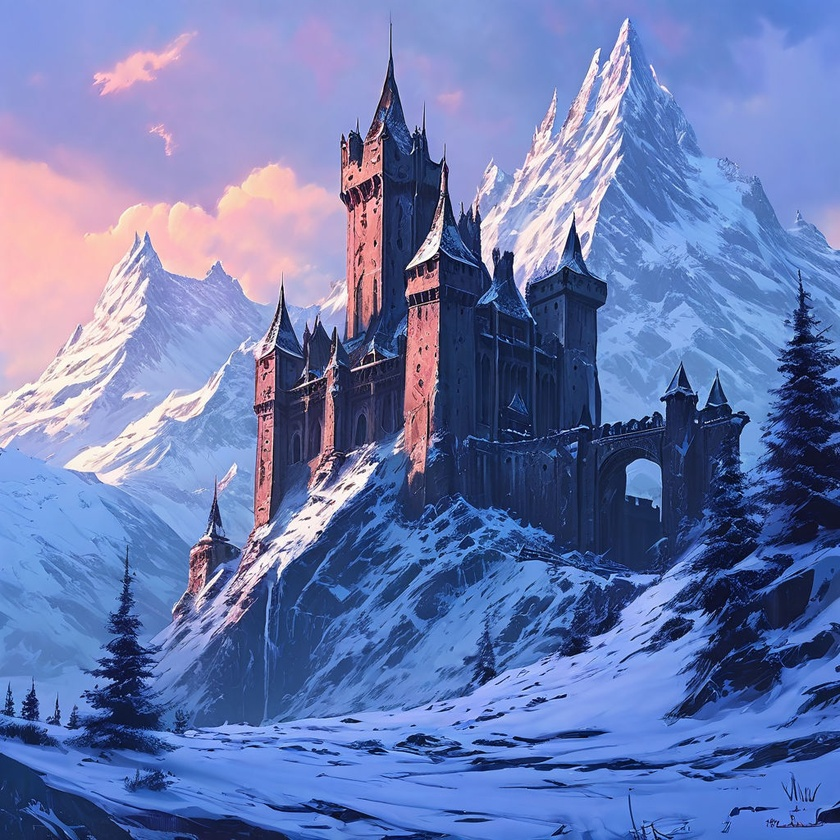
#> input picture test.jpeg, 840 x 840 px, shrunk from 1024 x 1024 before the run
$ python 'Image Processing.py'
#> lines starting #> are read from the running program, lines starting #| are printed output that depends on the picture
#> further down, img is the input picture: shape (840, 840, 3); mean B, G, R 177.2, 122.5, 106.7
import cv2
import numpy as np
import math


def flip_image(img):
    new_img = []
    for row in range(img.shape[0]):
        new_row = []
        for column in range(img.shape[1]):
            new_row.append(img[row][-column-1])
        new_img.append(new_row)
#> after the loop, new_img = 840 items
    return np.array(new_img)
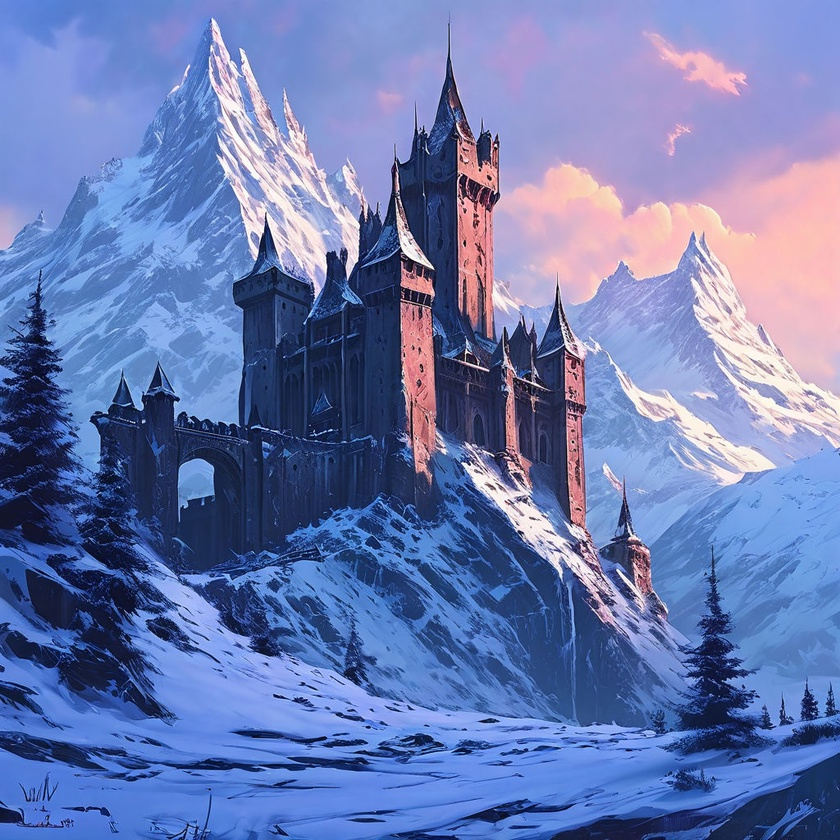
#> returned value: shape (840, 840, 3); mean of channels 0, 1, 2 177.2, 122.5, 106.7; drawn as B, G, R


filename = "test.jpeg"

img = cv2.imread(filename)
cv2.imshow("Obraz bez modyfikacji", img)
cv2.waitKey(0)


img = cv2.imread(filename)
img = flip_image(img)
cv2.imshow("Lustrzanie odbicie", img)
cv2.waitKey(0)
